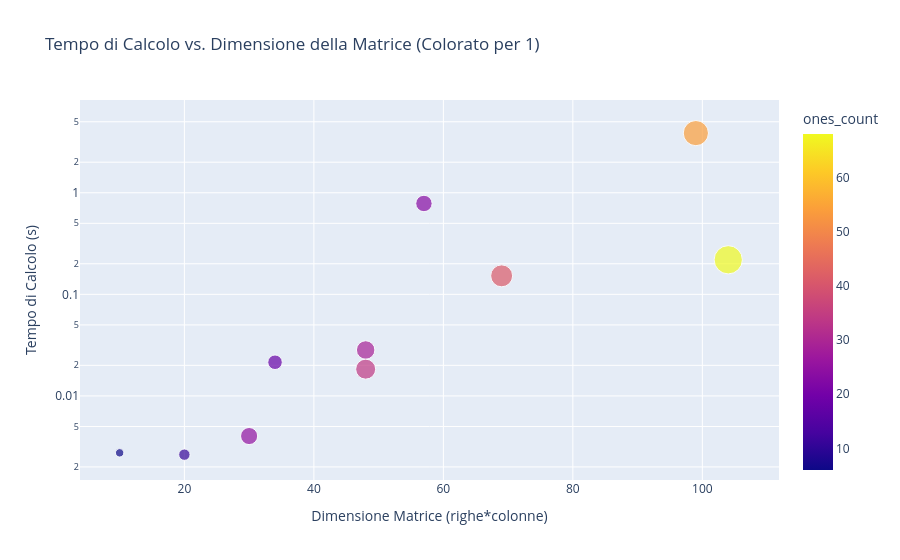

The cell this chart's notebook holds for it:
### Code cell
fig = px.scatter(
    df,
    x='size',
    y='computation_time',
    color='ones_count',  # Colora i punti in base al numero di '1'
    size='ones_count', # La dimensione del punto indica il numero di '1' nella matrice
    hover_data=['mhs_count', 'hypotheses_generated', 'levels_explored', 'file_size_mb', 'ones_count', 'cols'],
    title='Tempo di Calcolo vs. Dimensione della Matrice (Colorato per 1)',
    labels={'size': 'Dimensione Matrice (righe*colonne)', 'computation_time': 'Tempo di Calcolo (s)'},
    log_y=True # Utile se il tempo di calcolo cresce esponenzialmente
)
fig.show()

### Figure 1 — Plotly figure (JSON) as saved in the notebook; plotly's stock layout.template omitted (floating-point values rounded to 4 significant figures)
{"data": [{"customdata": [[271.0, 2867.0, 3.0, 0.001053, 54.0, 33.0], [95.0, 260.0, 2.0, 0.0009251, 29.0, 24.0], [23.0, 187.0, 2.0, 0.0009251, 34.0, 24.0], [1.0, 55.0, 2.0, 0.0009241, 11.0, 10.0], [14.0, 59.0, 2.0, 0.0009251, 25.0, 15.0], [42.0, 1227.0, 4.0, 0.001181, 68.0, 26.0], [29.0, 147.0, 2.0, 0.0009241, 18.0, 17.0], [5.0, 15.0, 2.0, 0.0009241, 6.0, 5.0], [1.0, 1006.0, 3.0, 0.001052, 23.0, 19.0], [68.0, 730.0, 3.0, 0.001053, 41.0, 23.0]], "hovertemplate": "Dimensione Matrice (righe*colonne)=%{x}<br>Tempo di Calcolo (s)=%{y}<br>ones_count=%{marker.color}<br>mhs_count=%{customdata[0]}<br>hypotheses_generated=%{customdata[1]}<br>levels_explored=%{customdata[2]}<br>file_size_mb=%{customdata[3]}<br>cols=%{customdata[5]}<extra></extra>", "legendgroup": "", "marker": {"color": [54, 29, 34, 11, 25, 68, 18, 6, 23, 41], "coloraxis": "coloraxis", "size": [54, 29, 34, 11, 25, 68, 18, 6, 23, 41], "sizemode": "area", "sizeref": 0.17, "symbol": "circle"}, "mode": "markers", "name": "", "orientation": "v", "showlegend": false, "type": "scatter", "x": [99, 48, 48, 20, 30, 104, 34, 10, 57, 69], "xaxis": "x", "y": [3.868, 0.02833, 0.01834, 0.002642, 0.004027, 0.2189, 0.02146, 0.002753, 0.7843, 0.1521], "yaxis": "y"}], "layout": {"coloraxis": {"colorbar": {"title": {"text": "ones_count"}}, "colorscale": [[0, "#0d0887"], [0.1111, "#46039f"], [0.2222, "#7201a8"], [0.3333, "#9c179e"], [0.4444, "#bd3786"], [0.5556, "#d8576b"], [0.6667, "#ed7953"], [0.7778, "#fb9f3a"], [0.8889, "#fdca26"], [1, "#f0f921"]]}, "legend": {"itemsizing": "constant", "tracegroupgap": 0}, "title": {"text": "Tempo di Calcolo vs. Dimensione della Matrice (Colorato per 1)"}, "xaxis": {"anchor": "y", "domain": [0, 1], "title": {"text": "Dimensione Matrice (righe*colonne)"}}, "yaxis": {"anchor": "x", "domain": [0, 1], "title": {"text": "Tempo di Calcolo (s)"}, "type": "log"}}}
